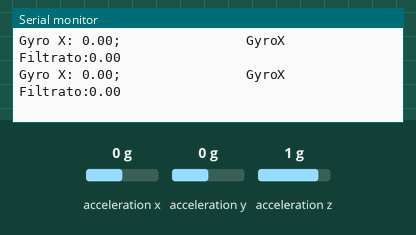
A sketch run on a simulated Arduino Uno, built with avr-gcc and run on an emulated ATmega328P. Shown: the last lines printed to the serial monitor. Wiring (inferred from the names in the program): MPU-6050 motion sensor at I2C address 0x68. The test bench sets the inputs (shaded band); at power-on: acceleration x 0 g, acceleration y 0 g, acceleration z 1 g.

Above: at 1.2 s.
1.3 s: acceleration x set to -1.4 g
At 1.47 s:
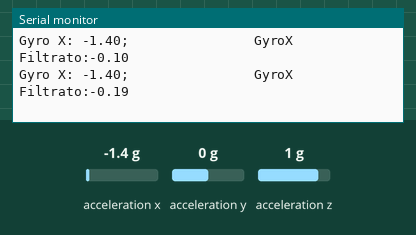
2.8 s: acceleration x set to -0.8 g
At 2.9 s:
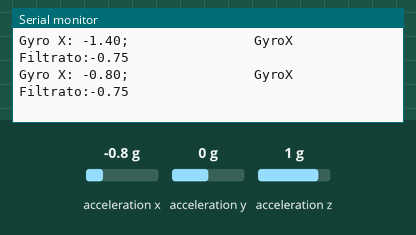
4.3 s: acceleration x set to 0 g
At 4.32 s:
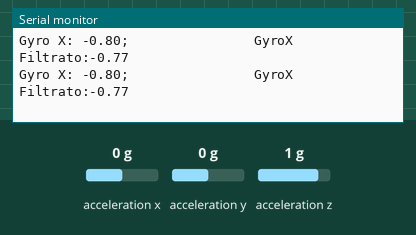
Timing chart, 0 to 7.3 s (numbered marks = the images above; inputs shaded):
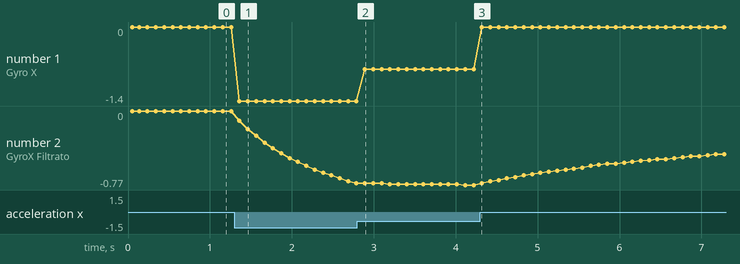

Measured:
- after the input at 1.3 s, the serial monitor: prints a new line after 0.06 s (image 1)
- after the input at 2.8 s, the serial monitor: prints a new line after 0.09 s (image 2)
- plotted number 1: 0 → -1.4 after the input at 1.3 s, -1.4 → -0.8 after the input at 2.8 s, -0.8 → 0 after the input at 4.3 s
- plotted number 2: 0 → -0.75 after the input at 1.3 s, -0.77 → -0.25 after the input at 4.3 s

The sketch:

ProvaKalman.ino
```cpp
//Registri Utili

#define MPU6050_I2C_ADDRESS 0x68

#define MPU6050_AUX_VDDIO          0x01   // R/W
#define MPU6050_SMPLRT_DIV         0x19   // R/W
#define MPU6050_CONFIG             0x1A   // R/W
#define MPU6050_GYRO_CONFIG        0x1B   // R/W
#define MPU6050_ACCEL_CONFIG       0x1C   // R/W
#define MPU6050_FF_THR             0x1D   // R/W
#define MPU6050_FF_DUR             0x1E   // R/W
#define MPU6050_MOT_THR            0x1F   // R/W
#define MPU6050_MOT_DUR            0x20   // R/W
#define MPU6050_ZRMOT_THR          0x21   // R/W
#define MPU6050_ZRMOT_DUR          0x22   // R/W
#define MPU6050_FIFO_EN            0x23   // R/W
#define MPU6050_I2C_MST_CTRL       0x24   // R/W
#define MPU6050_I2C_SLV0_ADDR      0x25   // R/W
#define MPU6050_I2C_SLV0_REG       0x26   // R/W
#define MPU6050_I2C_SLV0_CTRL      0x27   // R/W
#define MPU6050_I2C_SLV1_ADDR      0x28   // R/W
#define MPU6050_I2C_SLV1_REG       0x29   // R/W
#define MPU6050_I2C_SLV1_CTRL      0x2A   // R/W
#define MPU6050_I2C_SLV2_ADDR      0x2B   // R/W
#define MPU6050_I2C_SLV2_REG       0x2C   // R/W
#define MPU6050_I2C_SLV2_CTRL      0x2D   // R/W
#define MPU6050_I2C_SLV3_ADDR      0x2E   // R/W
#define MPU6050_I2C_SLV3_REG       0x2F   // R/W
#define MPU6050_I2C_SLV3_CTRL      0x30   // R/W
#define MPU6050_I2C_SLV4_ADDR      0x31   // R/W
#define MPU6050_I2C_SLV4_REG       0x32   // R/W
#define MPU6050_I2C_SLV4_DO        0x33   // R/W
#define MPU6050_I2C_SLV4_CTRL      0x34   // R/W
#define MPU6050_I2C_SLV4_DI        0x35   // R
#define MPU6050_I2C_MST_STATUS     0x36   // R
#define MPU6050_INT_PIN_CFG        0x37   // R/W
#define MPU6050_INT_ENABLE         0x38   // R/W
#define MPU6050_INT_STATUS         0x3A   // R
#define MPU6050_ACCEL_XOUT_H       0x3B   // R
#define MPU6050_ACCEL_XOUT_L       0x3C   // R
#define MPU6050_ACCEL_YOUT_H       0x3D   // R
#define MPU6050_ACCEL_YOUT_L       0x3E   // R
#define MPU6050_ACCEL_ZOUT_H       0x3F   // R
#define MPU6050_ACCEL_ZOUT_L       0x40   // R
#define MPU6050_TEMP_OUT_H         0x41   // R
#define MPU6050_TEMP_OUT_L         0x42   // R
#define MPU6050_GYRO_XOUT_H        0x43   // R
#define MPU6050_GYRO_XOUT_L        0x44   // R
#define MPU6050_GYRO_YOUT_H        0x45   // R
#define MPU6050_GYRO_YOUT_L        0x46   // R
#define MPU6050_GYRO_ZOUT_H        0x47   // R
#define MPU6050_GYRO_ZOUT_L        0x48   // R
#define MPU6050_EXT_SENS_DATA_00   0x49   // R
#define MPU6050_EXT_SENS_DATA_01   0x4A   // R
#define MPU6050_EXT_SENS_DATA_02   0x4B   // R
#define MPU6050_EXT_SENS_DATA_03   0x4C   // R
#define MPU6050_EXT_SENS_DATA_04   0x4D   // R
#define MPU6050_EXT_SENS_DATA_05   0x4E   // R
#define MPU6050_EXT_SENS_DATA_06   0x4F   // R
#define MPU6050_EXT_SENS_DATA_07   0x50   // R
#define MPU6050_EXT_SENS_DATA_08   0x51   // R
#define MPU6050_EXT_SENS_DATA_09   0x52   // R
#define MPU6050_EXT_SENS_DATA_10   0x53   // R
#define MPU6050_EXT_SENS_DATA_11   0x54   // R
#define MPU6050_EXT_SENS_DATA_12   0x55   // R
#define MPU6050_EXT_SENS_DATA_13   0x56   // R
#define MPU6050_EXT_SENS_DATA_14   0x57   // R
#define MPU6050_EXT_SENS_DATA_15   0x58   // R
#define MPU6050_EXT_SENS_DATA_16   0x59   // R
#define MPU6050_EXT_SENS_DATA_17   0x5A   // R
#define MPU6050_EXT_SENS_DATA_18   0x5B   // R
#define MPU6050_EXT_SENS_DATA_19   0x5C   // R
#define MPU6050_EXT_SENS_DATA_20   0x5D   // R
#define MPU6050_EXT_SENS_DATA_21   0x5E   // R
#define MPU6050_EXT_SENS_DATA_22   0x5F   // R
#define MPU6050_EXT_SENS_DATA_23   0x60   // R
#define MPU6050_MOT_DETECT_STATUS  0x61   // R
#define MPU6050_I2C_SLV0_DO        0x63   // R/W
#define MPU6050_I2C_SLV1_DO        0x64   // R/W
#define MPU6050_I2C_SLV2_DO        0x65   // R/W
#define MPU6050_I2C_SLV3_DO        0x66   // R/W
#define MPU6050_I2C_MST_DELAY_CTRL 0x67   // R/W
#define MPU6050_SIGNAL_PATH_RESET  0x68   // R/W
#define MPU6050_MOT_DETECT_CTRL    0x69   // R/W
#define MPU6050_USER_CTRL          0x6A   // R/W
#define MPU6050_PWR_MGMT_1         0x6B   // R/W
#define MPU6050_PWR_MGMT_2         0x6C   // R/W
#define MPU6050_FIFO_COUNTH        0x72   // R/W
#define MPU6050_FIFO_COUNTL        0x73   // R/W
#define MPU6050_FIFO_R_W           0x74   // R/W
#define MPU6050_WHO_AM_I           0x75   // R

//Inclusione libreria I2C
#include <Wire.h>

//Variabili varie
unsigned char c = 0;

float GyroX = 0;

// variabili di kalman
float varVolt = 0.0063340660330608;  // varianza del rumore determinata con giroscopio fermo
float varProcess = 1e-8;
float Pc = 0.0;
float G = 0.0;
float P = 1.0;
float Xp = 0.0;
float Zp = 0.0;
float Xe = 0.0;

void setup(){

  //Impostazione della porta seriale sincrona USART
  Serial.begin(9600);
  Serial.println("Giroscopio e accellerometro MPU6050");

  //Inizializzazione della comunicazione I2C
  Wire.begin();

  /*
  Il sensore di default è impostato a:
  @ 250°/s
  @ 2g
  */

  Serial.print("Errore: ");
  Serial.println(error());

  PowerON(); //Accedo il sensore
}


void loop(){
//Ripeto una volta ogni 5 secondi la lettura completa di giroscopio e accellerometro
  GyroX = readAccelX();

  Pc = P + varProcess;
  G = Pc/(Pc + varVolt);    // kalman gain
  P = (1-G)*Pc;
  Xp = Xe;
  Zp = Xp;
  Xe = G*(GyroX-Zp)+Xp;   // the kalman estimate of the sensor voltage

  Serial.print("Gyro X: ");  //Giroscopio X
  Serial.print(GyroX);Serial.print(";                ");
  Serial.print("GyroX Filtrato:");Serial.println(Xe);
  delay(100);

  }


int MPU6050_read(int start, unsigned char *buffer, int size)
{
  int i, n, error;

  Wire.beginTransmission(MPU6050_I2C_ADDRESS);
  n = Wire.write(start);
  if (n != 1)
    return (-10);

  n = Wire.endTransmission(false);    // hold the I2C-bus
  if (n != 0)
    return (n);

  // Third parameter is true: relase I2C-bus after data is read.
  Wire.requestFrom(MPU6050_I2C_ADDRESS, size, true);
  i = 0;
  while(Wire.available() && i<size)
  {
    buffer[i++]=Wire.read();
  }
  if ( i != size)
    return (-11);

  return (0);  // return : no error
}

unsigned char error(){
  MPU6050_read(MPU6050_WHO_AM_I, &c, 1);
  }

//Funzione per la lettura della velocità angolare nell'asse X
float readGyroX(){
  unsigned char buffer[2] = {0,0};

  MPU6050_read(MPU6050_GYRO_XOUT_L, &buffer[0], 1);
  MPU6050_read(MPU6050_GYRO_XOUT_H, &buffer[1], 1);


  return (float)(buffer[0]|(buffer[1] <<8))/131.0;
  }

//Funzione per la lettura della velocità angolare nell'asse Y
 float readGyroY(){
  unsigned char buffer[2] = {0,0};

  MPU6050_read(MPU6050_GYRO_YOUT_L, &buffer[0], 1);
  MPU6050_read(MPU6050_GYRO_YOUT_H, &buffer[1], 1);


  return (float)(buffer[0]|(buffer[1] <<8))/131.0;
  }

//Funzione per la lettura della velocità angolare nell'asse Z
float readGyroZ(){
  unsigned char buffer[2] = {0,0};

  MPU6050_read(MPU6050_GYRO_ZOUT_L, &buffer[0], 1);
  MPU6050_read(MPU6050_GYRO_ZOUT_H, &buffer[1], 1);


  return (buffer[0]|(buffer[1] <<8))/131.0;
  }

//Funzione per la lettura della accelerazione nell'asse X
float readAccelX(){
  unsigned char buffer[2] = {0,0};

  MPU6050_read(MPU6050_ACCEL_XOUT_L, &buffer[0], 1);
  MPU6050_read(MPU6050_ACCEL_XOUT_H, &buffer[1], 1);


  return (float)(buffer[0]|(buffer[1] <<8))/16384.0;
  }

//Funzione per la lettura della accelerazione nell'asse Y
float readAccelY(){
  unsigned char buffer[2] = {0,0};

  MPU6050_read(MPU6050_ACCEL_YOUT_L, &buffer[0], 1);
  MPU6050_read(MPU6050_ACCEL_YOUT_H, &buffer[1], 1);


  return (float)(buffer[0]|(buffer[1] <<8))/16384.0;
  }

//Funzione per la lettura della accelerazione nell'asse Z
float readAccelZ(){
  unsigned char buffer[2] = {0,0};

  MPU6050_read(MPU6050_ACCEL_ZOUT_L, &buffer[0], 1);
  MPU6050_read(MPU6050_ACCEL_ZOUT_H, &buffer[1], 1);


  return (buffer[0]|(buffer[1] <<8))/16384.0;
  }

//Accensione del sensore
void PowerON(){
  Wire.beginTransmission(MPU6050_I2C_ADDRESS);//Registro della imu
  Wire.write(MPU6050_PWR_MGMT_1);//Registro dove vado a scrivere
  Wire.write(0);
  Wire.endTransmission(true);

  }
```
